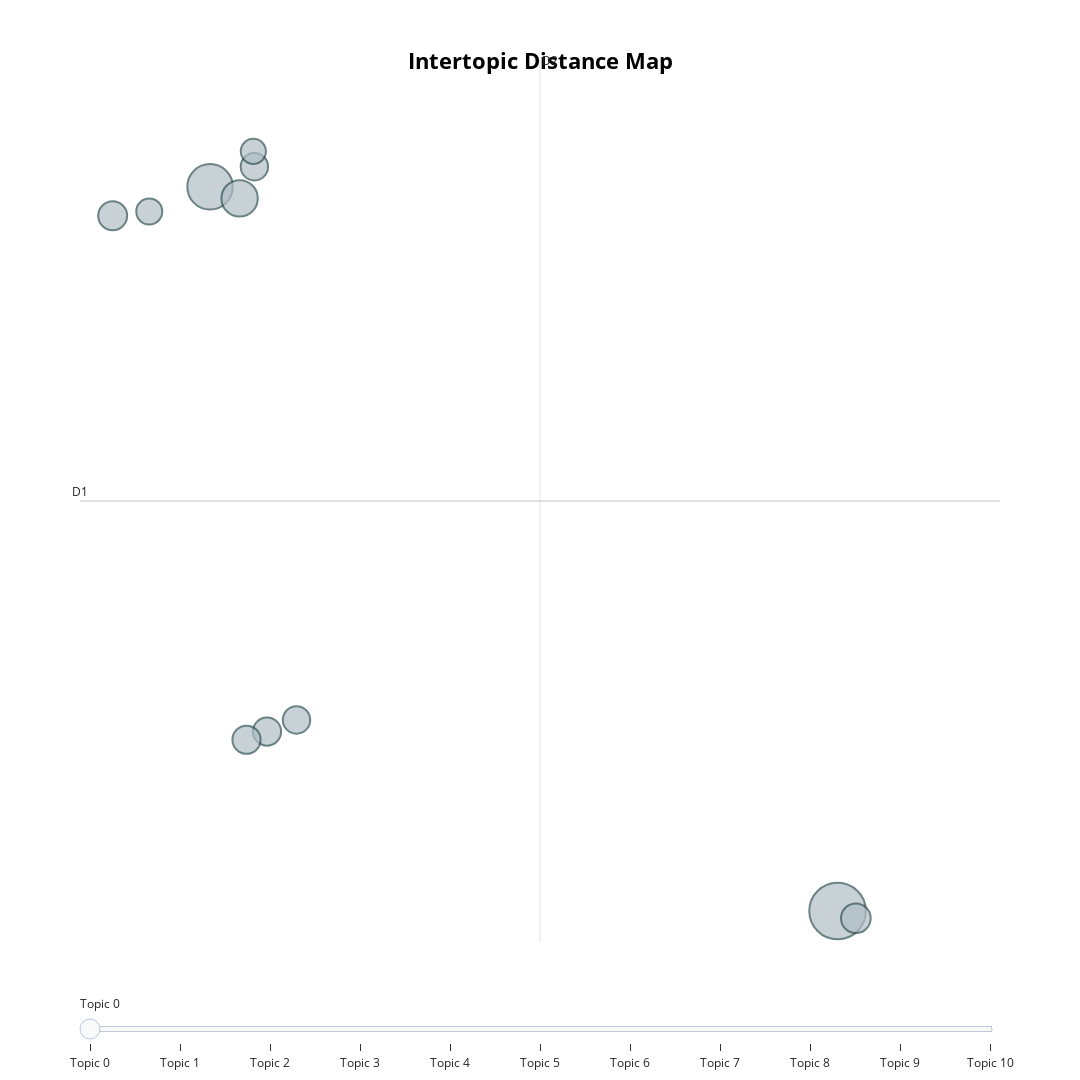

Notebook source saved alongside this figure:
### Code cell
topic_model.visualize_topics(topics=[0, 1, 2, 3, 4, 5, 6, 7, 8, 9, 10], width=1080, height=1080)

### Figure 1 — Plotly figure (JSON) as saved in the notebook; plotly's stock layout.template omitted (floating-point values rounded to 4 significant figures)
{"data": [{"customdata": [[0, "grand maester mellos | commander city watch | iron throne corlys | behind scene video | rhaenyra three son", 218], [1, "velaryon sea snake | gedmund great axe | the sea snake | voyage sea snake | rock lady johanna", 141], [2, "lord samwell blackwood | red robb rivers | ser amos bracken | three hundred men | bloody ben blackwood", 90], [3, "st michael mount | behind scene video | filming location episode | altered deleted scene | location episode included", 60], [4, "confrontation lucerys aemond | princess rhaenyra son | prince aemond said | however queen alicent | lost eye gained", 57], [5, "grand maester munkun | king aegon iii | ser marston waters | said your grace | king aegon said", 54], [6, "king landing mushroom | grand maester munkun | people king landing | the testimony mushroom | mushroom would believe", 54], [7, "dragon never ridden | vhagar oldest largest | mount old king | rider queen helaena | dreamfyre rider queen", 51], [8, "iron bank braavos | lady larra brother | collapse rogare bank | ser tyland lannister | treasurer master coin", 51], [9, "lord storm end | daughter cassandra ellyn | lord rogar seemed | daughter queen alyssa | lord borros said", 46], [10, "wing torn body | tore one another | blast golden flame | the blood wyrm | great golden wyrm", 43]], "hovertemplate": "<b>Topic %{customdata[0]}</b><br>%{customdata[1]}<br>Size: %{customdata[2]}", "legendgroup": "", "marker": {"color": "#B0BEC5", "line": {"color": "DarkSlateGrey", "width": 2}, "size": [218, 141, 90, 60, 57, 54, 54, 51, 51, 46, 43], "sizemode": "area", "sizeref": 0.1363, "symbol": "circle"}, "mode": "markers", "name": "", "orientation": "v", "showlegend": false, "type": "scatter", "x": [11.36, 3.8, 4.156, 11.58, 2.627, 4.487, 4.24, 4.334, 4.842, 3.067, 4.322], "xaxis": "x", "y": [-4.59, 17.47, 17.11, -4.81, 16.58, 0.876, 0.6276, 18.08, 1.229, 16.71, 18.55], "yaxis": "y"}], "layout": {"annotations": [{"showarrow": false, "text": "D1", "x": 2.233, "y": 7.898, "yshift": 10}, {"showarrow": false, "text": "D2", "x": 7.776, "xshift": 10, "y": 21.33}], "height": 1080, "hoverlabel": {"bgcolor": "white", "font": {"family": "Rockwell", "size": 16}}, "legend": {"itemsizing": "constant", "tracegroupgap": 0}, "margin": {"t": 60}, "shapes": [{"line": {"color": "#CFD8DC", "width": 2}, "type": "line", "x0": 7.776, "x1": 7.776, "y0": -5.532, "y1": 21.33}, {"line": {"color": "#9E9E9E", "width": 2}, "type": "line", "x0": 2.233, "x1": 13.32, "y0": 7.898, "y1": 7.898}], "sliders": [{"active": 0, "pad": {"t": 50}, "steps": [{"args": [{"marker.color": [["red", "#B0BEC5", "#B0BEC5", "#B0BEC5", "#B0BEC5", "#B0BEC5", "#B0BEC5", "#B0BEC5", "#B0BEC5", "#B0BEC5", "#B0BEC5"]]}], "label": "Topic 0", "method": "update"}, {"args": [{"marker.color": [["#B0BEC5", "red", "#B0BEC5", "#B0BEC5", "#B0BEC5", "#B0BEC5", "#B0BEC5", "#B0BEC5", "#B0BEC5", "#B0BEC5", "#B0BEC5"]]}], "label": "Topic 1", "method": "update"}, {"args": [{"marker.color": [["#B0BEC5", "#B0BEC5", "red", "#B0BEC5", "#B0BEC5", "#B0BEC5", "#B0BEC5", "#B0BEC5", "#B0BEC5", "#B0BEC5", "#B0BEC5"]]}], "label": "Topic 2", "method": "update"}, {"args": [{"marker.color": [["#B0BEC5", "#B0BEC5", "#B0BEC5", "red", "#B0BEC5", "#B0BEC5", "#B0BEC5", "#B0BEC5", "#B0BEC5", "#B0BEC5", "#B0BEC5"]]}], "label": "Topic 3", "method": "update"}, {"args": [{"marker.color": [["#B0BEC5", "#B0BEC5", "#B0BEC5", "#B0BEC5", "red", "#B0BEC5", "#B0BEC5", "#B0BEC5", "#B0BEC5", "#B0BEC5", "#B0BEC5"]]}], "label": "Topic 4", "method": "update"}, {"args": [{"marker.color": [["#B0BEC5", "#B0BEC5", "#B0BEC5", "#B0BEC5", "#B0BEC5", "red", "#B0BEC5", "#B0BEC5", "#B0BEC5", "#B0BEC5", "#B0BEC5"]]}], "label": "Topic 5", "method": "update"}, {"args": [{"marker.color": [["#B0BEC5", "#B0BEC5", "#B0BEC5", "#B0BEC5", "#B0BEC5", "#B0BEC5", "red", "#B0BEC5", "#B0BEC5", "#B0BEC5", "#B0BEC5"]]}], "label": "Topic 6", "method": "update"}, {"args": [{"marker.color": [["#B0BEC5", "#B0BEC5", "#B0BEC5", "#B0BEC5", "#B0BEC5", "#B0BEC5", "#B0BEC5", "red", "#B0BEC5", "#B0BEC5", "#B0BEC5"]]}], "label": "Topic 7", "method": "update"}, {"args": [{"marker.color": [["#B0BEC5", "#B0BEC5", "#B0BEC5", "#B0BEC5", "#B0BEC5", "#B0BEC5", "#B0BEC5", "#B0BEC5", "red", "#B0BEC5", "#B0BEC5"]]}], "label": "Topic 8", "method": "update"}, {"args": [{"marker.color": [["#B0BEC5", "#B0BEC5", "#B0BEC5", "#B0BEC5", "#B0BEC5", "#B0BEC5", "#B0BEC5", "#B0BEC5", "#B0BEC5", "red", "#B0BEC5"]]}], "label": "Topic 9", "method": "update"}, {"args": [{"marker.color": [["#B0BEC5", "#B0BEC5", "#B0BEC5", "#B0BEC5", "#B0BEC5", "#B0BEC5", "#B0BEC5", "#B0BEC5", "#B0BEC5", "#B0BEC5", "red"]]}], "label": "Topic 10", "method": "update"}]}], "title": {"font": {"color": "Black", "size": 22}, "text": "<b>Intertopic Distance Map</b>", "x": 0.5, "xanchor": "center", "y": 0.95, "yanchor": "top"}, "width": 1080, "xaxis": {"anchor": "y", "domain": [0, 1], "range": [2.233, 13.32], "title": {"text": ""}, "visible": false}, "yaxis": {"anchor": "x", "domain": [0, 1], "range": [-5.532, 21.33], "title": {"text": ""}, "visible": false}}}
